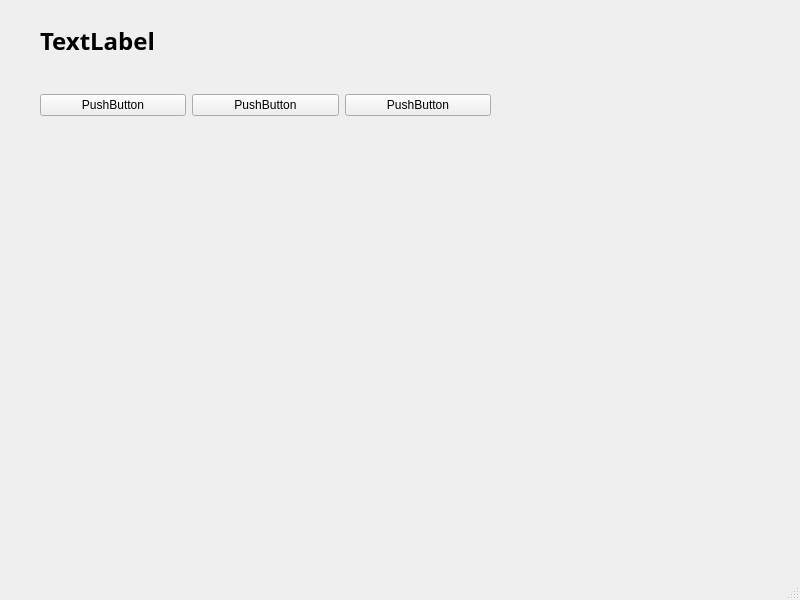
<?xml version="1.0" encoding="UTF-8"?>
<ui version="4.0">
 <class>MainWindow</class>
 <widget class="QMainWindow" name="MainWindow">
  <property name="geometry">
   <rect>
    <x>0</x>
    <y>0</y>
    <width>800</width>
    <height>600</height>
   </rect>
  </property>
  <property name="windowTitle">
   <string>MainWindow</string>
  </property>
  <widget class="QWidget" name="centralwidget">
   <widget class="QWidget" name="horizontalLayoutWidget">
    <property name="geometry">
     <rect>
      <x>40</x>
      <y>80</y>
      <width>451</width>
      <height>51</height>
     </rect>
    </property>
    <layout class="QHBoxLayout" name="horizontalLayout">
     <item>
      <widget class="QPushButton" name="pushButton">
       <property name="text">
        <string>PushButton</string>
       </property>
      </widget>
     </item>
     <item>
      <widget class="QPushButton" name="pushButton_2">
       <property name="text">
        <string>PushButton</string>
       </property>
      </widget>
     </item>
     <item>
      <widget class="QPushButton" name="pushButton_3">
       <property name="text">
        <string>PushButton</string>
       </property>
      </widget>
     </item>
    </layout>
   </widget>
   <widget class="QLabel" name="label">
    <property name="geometry">
     <rect>
      <x>40</x>
      <y>20</y>
      <width>481</width>
      <height>41</height>
     </rect>
    </property>
    <property name="font">
     <font>
      <family>맑은 고딕</family>
      <pointsize>18</pointsize>
      <weight>75</weight>
      <bold>true</bold>
     </font>
    </property>
    <property name="text">
     <string>TextLabel</string>
    </property>
   </widget>
  </widget>
  <widget class="QMenuBar" name="menubar">
   <property name="geometry">
    <rect>
     <x>0</x>
     <y>0</y>
     <width>800</width>
     <height>26</height>
    </rect>
   </property>
  </widget>
  <widget class="QStatusBar" name="statusbar"/>
 </widget>
 <resources/>
 <connections>
  <connection>
   <sender>pushButton</sender>
   <signal>clicked()</signal>
   <receiver>MainWindow</receiver>
   <slot>firstClick()</slot>
   <hints>
    <hint type="sourcelabel">
     <x>402</x>
     <y>66</y>
    </hint>
    <hint type="destinationlabel">
     <x>449</x>
     <y>119</y>
    </hint>
   </hints>
  </connection>
  <connection>
   <sender>pushButton_2</sender>
   <signal>clicked()</signal>
   <receiver>MainWindow</receiver>
   <slot>secondClick()</slot>
   <hints>
    <hint type="sourcelabel">
     <x>561</x>
     <y>64</y>
    </hint>
    <hint type="destinationlabel">
     <x>609</x>
     <y>137</y>
    </hint>
   </hints>
  </connection>
  <connection>
   <sender>pushButton_3</sender>
   <signal>clicked()</signal>
   <receiver>MainWindow</receiver>
   <slot>thirdClick()</slot>
   <hints>
    <hint type="sourcelabel">
     <x>717</x>
     <y>58</y>
    </hint>
    <hint type="destinationlabel">
     <x>752</x>
     <y>171</y>
    </hint>
   </hints>
  </connection>
 </connections>
 <slots>
  <slot>firstClick()</slot>
  <slot>secondClick()</slot>
  <slot>thirdClick()</slot>
 </slots>
</ui>
